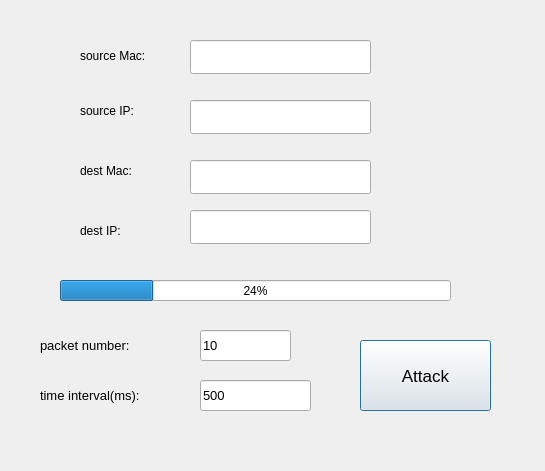
<?xml version="1.0" encoding="UTF-8"?>
<ui version="4.0">
 <class>ArpSpoofing</class>
 <widget class="QDialog" name="ArpSpoofing">
  <property name="geometry">
   <rect>
    <x>0</x>
    <y>0</y>
    <width>545</width>
    <height>471</height>
   </rect>
  </property>
  <property name="windowTitle">
   <string>ARP Spoofing</string>
  </property>
  <widget class="QLineEdit" name="arp_destmac">
   <property name="geometry">
    <rect>
     <x>190</x>
     <y>160</y>
     <width>181</width>
     <height>34</height>
    </rect>
   </property>
  </widget>
  <widget class="QLineEdit" name="arp_sourcemac">
   <property name="geometry">
    <rect>
     <x>190</x>
     <y>40</y>
     <width>181</width>
     <height>34</height>
    </rect>
   </property>
  </widget>
  <widget class="QLabel" name="label_8">
   <property name="geometry">
    <rect>
     <x>80</x>
     <y>90</y>
     <width>121</width>
     <height>41</height>
    </rect>
   </property>
   <property name="text">
    <string>source IP:</string>
   </property>
  </widget>
  <widget class="QLabel" name="label_7">
   <property name="geometry">
    <rect>
     <x>80</x>
     <y>30</y>
     <width>131</width>
     <height>51</height>
    </rect>
   </property>
   <property name="text">
    <string>source Mac:</string>
   </property>
  </widget>
  <widget class="QLabel" name="label_12">
   <property name="geometry">
    <rect>
     <x>80</x>
     <y>210</y>
     <width>121</width>
     <height>41</height>
    </rect>
   </property>
   <property name="text">
    <string>dest IP:</string>
   </property>
  </widget>
  <widget class="QLineEdit" name="arp_destip">
   <property name="geometry">
    <rect>
     <x>190</x>
     <y>210</y>
     <width>181</width>
     <height>34</height>
    </rect>
   </property>
  </widget>
  <widget class="QLineEdit" name="arp_sourceip">
   <property name="geometry">
    <rect>
     <x>190</x>
     <y>100</y>
     <width>181</width>
     <height>34</height>
    </rect>
   </property>
  </widget>
  <widget class="QLabel" name="label_9">
   <property name="geometry">
    <rect>
     <x>80</x>
     <y>150</y>
     <width>121</width>
     <height>41</height>
    </rect>
   </property>
   <property name="text">
    <string>dest Mac:</string>
   </property>
  </widget>
  <widget class="QLineEdit" name="number">
   <property name="geometry">
    <rect>
     <x>200</x>
     <y>330</y>
     <width>91</width>
     <height>31</height>
    </rect>
   </property>
   <property name="font">
    <font>
     <pointsize>10</pointsize>
    </font>
   </property>
   <property name="inputMethodHints">
    <set>Qt::ImhDigitsOnly</set>
   </property>
   <property name="text">
    <string>10</string>
   </property>
  </widget>
  <widget class="QLabel" name="label_14">
   <property name="geometry">
    <rect>
     <x>40</x>
     <y>370</y>
     <width>191</width>
     <height>51</height>
    </rect>
   </property>
   <property name="font">
    <font>
     <pointsize>10</pointsize>
    </font>
   </property>
   <property name="text">
    <string>time interval(ms):</string>
   </property>
  </widget>
  <widget class="QLabel" name="label_13">
   <property name="geometry">
    <rect>
     <x>40</x>
     <y>320</y>
     <width>171</width>
     <height>51</height>
    </rect>
   </property>
   <property name="font">
    <font>
     <pointsize>10</pointsize>
    </font>
   </property>
   <property name="text">
    <string>packet number:</string>
   </property>
  </widget>
  <widget class="QProgressBar" name="progressBar">
   <property name="geometry">
    <rect>
     <x>60</x>
     <y>280</y>
     <width>391</width>
     <height>21</height>
    </rect>
   </property>
   <property name="value">
    <number>24</number>
   </property>
  </widget>
  <widget class="QLineEdit" name="time_interval">
   <property name="geometry">
    <rect>
     <x>200</x>
     <y>380</y>
     <width>111</width>
     <height>31</height>
    </rect>
   </property>
   <property name="font">
    <font>
     <pointsize>10</pointsize>
    </font>
   </property>
   <property name="inputMethodHints">
    <set>Qt::ImhDigitsOnly</set>
   </property>
   <property name="text">
    <string>500</string>
   </property>
  </widget>
  <widget class="QPushButton" name="pushButton_send">
   <property name="geometry">
    <rect>
     <x>360</x>
     <y>340</y>
     <width>131</width>
     <height>71</height>
    </rect>
   </property>
   <property name="font">
    <font>
     <pointsize>13</pointsize>
    </font>
   </property>
   <property name="text">
    <string>Attack</string>
   </property>
  </widget>
 </widget>
 <tabstops>
  <tabstop>arp_sourcemac</tabstop>
  <tabstop>arp_sourceip</tabstop>
  <tabstop>arp_destmac</tabstop>
  <tabstop>arp_destip</tabstop>
  <tabstop>number</tabstop>
  <tabstop>time_interval</tabstop>
  <tabstop>pushButton_send</tabstop>
 </tabstops>
 <resources/>
 <connections/>
</ui>
